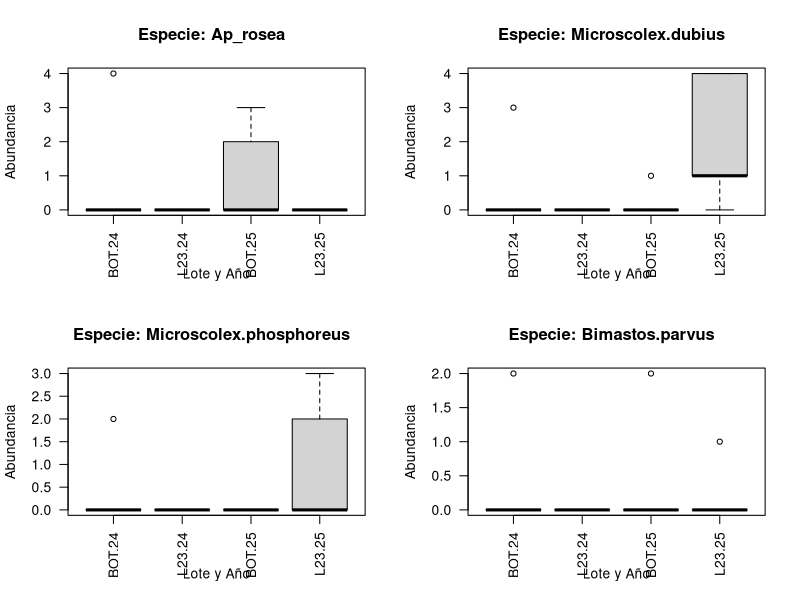
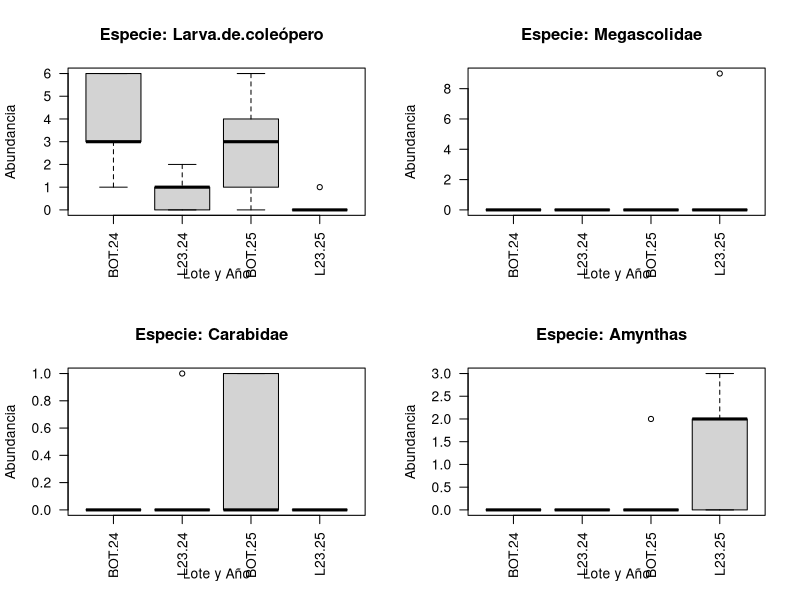
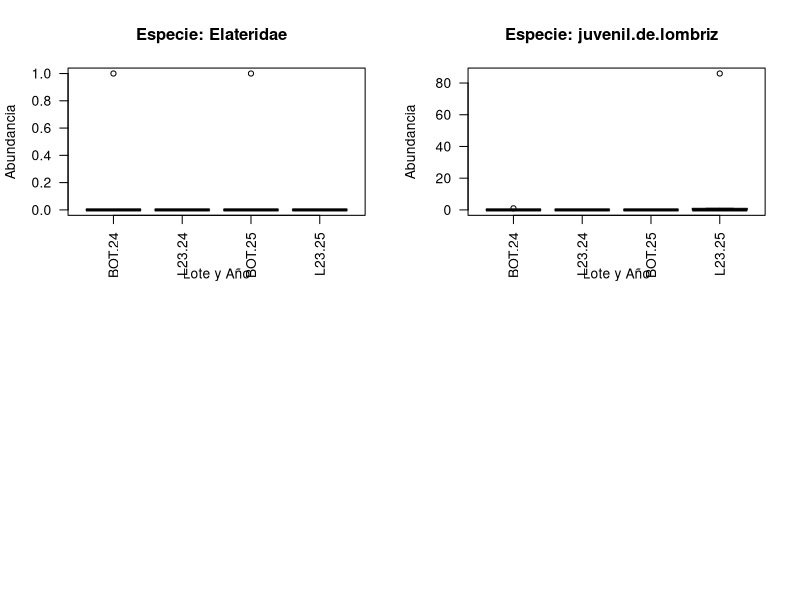

Recreate these plots in R, in order.
# ============================================================
# LIBRERIAS NECESARIAS
# ============================================================

library(dplyr)
library(tidyr)

# ============================================================
# CARGA DE DATOS
# ============================================================

datos <- read.csv("TP1_eco3_26 - Macro_Meso.csv")

#reemplazar los NA con 0
datos <- replace(datos, is.na(datos),  0  )

# ============================================================
# ANALISIS DE DATOS POR LOTE Y AÑO
# ============================================================

# Columnas que identifican cada observación
columnas_id <- c("ID_sitio", "AÑO", "LOTE", "PUNTO")

# Todas las demás columnas son especies
especies <- setdiff(names(datos), columnas_id)

#Nota Juan: utilizo de manera directa la seleccion para evitar
#problemas en caso de que se reordene la tabla de datos

# ============================================================
# 1. PROMEDIO POR LOTE Y AÑO
# ============================================================


promedios <- datos %>%
  group_by(AÑO, LOTE) %>%
  summarise(
    across(
      all_of(especies),
      mean,
      na.rm = TRUE
    ),
    .groups = "drop"
  )

print(promedios)

# ============================================================
# 2. LOTES COMO COLUMNAS
# ============================================================

promedios_largo <- promedios %>%
  pivot_longer(
    cols = all_of(especies),
    names_to = "ESPECIE",
    values_to = "PROMEDIO"
  )

promedios_ancho <- promedios_largo %>%
  pivot_wider(
    names_from = LOTE,
    values_from = PROMEDIO
  )

print(promedios_ancho)


# ============================================================
# 3. BOXPLOT POR LOTE Y AÑO
# ============================================================

#para mostrar 4 graficos
par(mfrow = c(2, 2))
#despues con la flechita se pueden ver todos
for (especie in especies) {
    boxplot(
    datos[[especie]] ~ interaction(datos$LOTE, datos$AÑO),
    main = paste("Especie:", especie," "),
    #No se me ocurre un mejor titulo
    #Individuo:
    #especie
    xlab = "Lote y Año",
    ylab = "Abundancia",
    las = 2
  )
  
}

# Para volver a tener un solo grafico en Rstudio 
par(mfrow = c(1, 1))


# ============================================================
# 4. AGGREGATE - PROMEDIO
# ============================================================

promedio <- aggregate(
  datos[especies],
  by = list(
    AÑO = datos$AÑO,
    LOTE = datos$LOTE
  ),
  FUN = mean,
  na.rm = TRUE
)

print(promedio)


# ============================================================
# 5. AGGREGATE - DESVIO ESTANDAR
# ============================================================

desvio <- aggregate(
  datos[especies],
  by = list(
    AÑO = datos$AÑO,
    LOTE = datos$LOTE
  ),
  FUN = sd,
  na.rm = TRUE
)

print(desvio)


# ============================================================
# 6. AGGREGATE - VARIANZA
# ============================================================

varianza <- aggregate(
  datos[especies],
  by = list(
    AÑO = datos$AÑO,
    LOTE = datos$LOTE
  ),
  FUN = var,
  na.rm = TRUE
)

print(varianza)


# ============================================================
# 7. AGGREGATE - MEDIANA
# ============================================================

mediana <- aggregate(
  datos[especies],
  by = list(
    AÑO = datos$AÑO,
    LOTE = datos$LOTE
  ),
  FUN = median,
  na.rm = TRUE
)

print(mediana)


# ============================================================
# 8. AGGREGATE - MINIMO
# ============================================================

minimo <- aggregate(
  datos[especies],
  by = list(
    AÑO = datos$AÑO,
    LOTE = datos$LOTE
  ),
  FUN = min,
  na.rm = TRUE
)

print(minimo)


# ============================================================
# 9. AGGREGATE - MAXIMO
# ============================================================

maximo <- aggregate(
  datos[especies],
  by = list(
    AÑO = datos$AÑO,
    LOTE = datos$LOTE
  ),
  FUN = max,
  na.rm = TRUE
)

print(maximo)


# ============================================================
# 10. CORRELACION
# ============================================================

# Seleccionar solamente las especies
datos_variables <- datos[, especies]

# Correlacion de Pearson
matriz_correlacion <- cor(
  datos_variables,
  method = "pearson",
  use = "complete.obs"
)

print(matriz_correlacion)


# ============================================================
# 11. CORRELACION DE SPEARMAN
# ============================================================

matriz_spearman <- cor(
  datos_variables,
  method = "spearman",
  use = "complete.obs"
)

print(matriz_spearman)


# ============================================================
# 12. COVARIANZA
# ============================================================

matriz_covarianza <- cov(
  datos_variables,
  use = "complete.obs"
)

print(matriz_covarianza)


# ============================================================
# 13. CORRELACION ENTRE DOS ESPECIES
# ============================================================

cor(
  datos$Ap_rosea,
  datos$Microscolex.dubius,
  method = "pearson",
  use = "complete.obs"
)


# ============================================================
# 14. TEST DE CORRELACION
# ============================================================

cor.test(
  datos$Ap_rosea,
  datos$Microscolex.dubius,
  method = "pearson"
)
